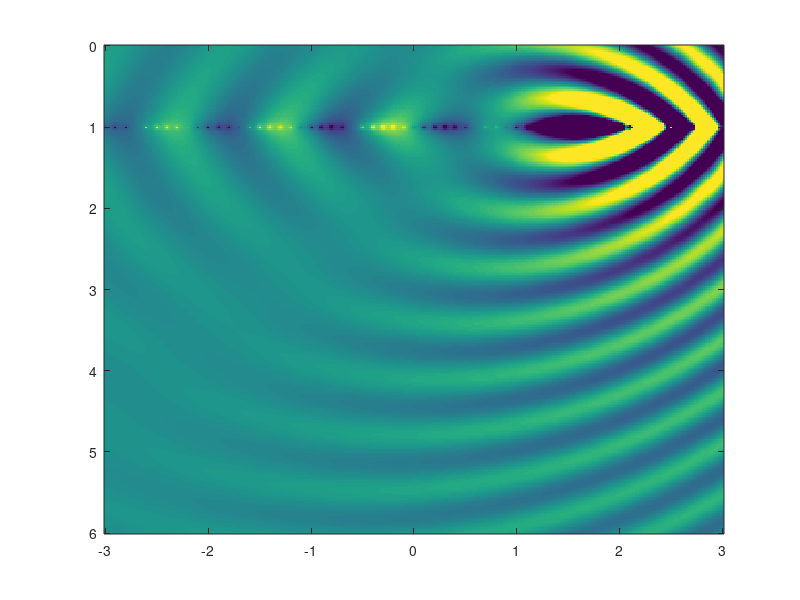

MATLAB code for this plot: (Note: this script raises an error after producing the figure.)
%%%%%%%%%%%%%%%%%%%%%%%%%%%%%%%%%%%%%%%%%%%%%%%%%%%%%%%%%%%%%%%%%%%%%%%%%%%
% This work is supplementary material for the book                        %
%                                                                         %
% Jens Ahrens, Analytic Methods of Sound Field Synthesis, Springer-Verlag %
% Berlin Heidelberg, 2012, https://doi.org/10.1007/978-3-642-25743-8      %
%                                                                         %
% It has been downloaded from http://soundfieldsynthesis.org and is       %
% licensed under a Creative Commons Attribution-NonCommercial-ShareAlike  %
% 3.0 Unported License. Please cite the book appropriately if you use     %
% these materials in your own work.                                       %
%                                                                         %
% (c) 2012 by Jens Ahrens                                                 %
%%%%%%%%%%%%%%%%%%%%%%%%%%%%%%%%%%%%%%%%%%%%%%%%%%%%%%%%%%%%%%%%%%%%%%%%%%%

clear all;

t = 0.013;
v = 150; % m/s
c = 343;
M = v/c;
f = 500; % Hz
omega = 2*pi*f;

alpha_rot = pi/6;

% create spatial grid
X        = linspace( -3, 3, 300 );
Y        = linspace(  0, 6, 300 );
[ x, y ] = meshgrid( X, Y );
z        = 0;

d_ref = 1;
y_0   = 1;
z_0   = 0;

% initialize s
s = zeros( size( x ) );

% this loop evaluates Eq. (5.69) with (5.80)
for x_0 = -3 : 0.1 : 3
    
    disp( [ 'Processing secondary source at x_0 = ' num2str( x_0, '%0.1f' ) ' m.' ] ); 

    r_0 = sqrt( ( x - x_0 ).^2 + ( y - y_0 ).^2 + ( z - z_0 ).^2 );
    tt  = t - r_0./c;
    
    x_s_t = v.*tt;
    
    % Eq. (5.58)
    Delta = sqrt( ( x_0 - x_s_t ).^2 + ( y_0.^2 + z_0.^2 ) .* ( 1 - M.^2 ) );

    % Eq. (5.57)
    tau   = ( M .* ( x_0 - x_s_t ) + Delta ) ./ ( c * ( 1 - M^2 ) );
    
    % from Eq. (5.69) 
    t_tilde     = tt - tau;
    
    x_s_t_tilde = v .* t_tilde;   
    r_tilde     = sqrt( ( x_0 - x_s_t_tilde ).^2 + y_0.^2 + z_0.^2 );
    alpha_tilde = atan2( y_0, x_0 - x_s_t_tilde );
    
    % Eq. (5.60)
    source_field    = 1./(4*pi) .* exp( i .* omega .* t_tilde ) ./ Delta;

    % Eq. (5.66)
    source_field_dy = - y_0 ./ Delta .* ( ( 1 - M^2 ) ./ Delta  + (i*omega)/c ) .* ...
                                                    exp( i .* omega .* t_tilde ) ./ Delta;
     
    % Eq. (5.81)
    s_bar_prime     = cos( alpha_tilde - alpha_rot );

    s_bar_prime_dy  =  - ( sin( alpha_tilde - alpha_rot ) .* ( x_0 - x_s_t_tilde ) ) ./ ...
                            ( ( x_0 - x_s_t_tilde ).^2 + y_0.^2 ) .* ...
                                ( 1 - ( ( M .* y_0.^2 ) ./ ( Delta .* ( x_0 - x_s_t_tilde ) ) ) );

    %%%% convolution with sign (Eq. (5.79)) is ommitted for simplicity %%%% 
                                
    % Eq. (5.80)
    d = sqrt( 2*pi*d_ref / ( i * omega/c ) ) .* ...
            c / (4*pi) .* ( s_bar_prime  .* source_field_dy + ...
                                          source_field .* s_bar_prime_dy  );
    
    % Eq. (5.69)                              
    s = s + 1/(4*pi) .* d ./ r_0 ;
    
end

% normalize
s = s ./ abs( s( end/2, end/2 ) );

figure;
imagesc( X, Y, real( s ), [ -6 6 ] );
turn_imagesc;
axis square;
colormap gray;

hold on;
plot( -3 : 0.1 : 3, y_0, 'kx' );
hold off;

xlabel( 'x (m)' )
ylabel( 'y (m)' )
graph_defaults;



